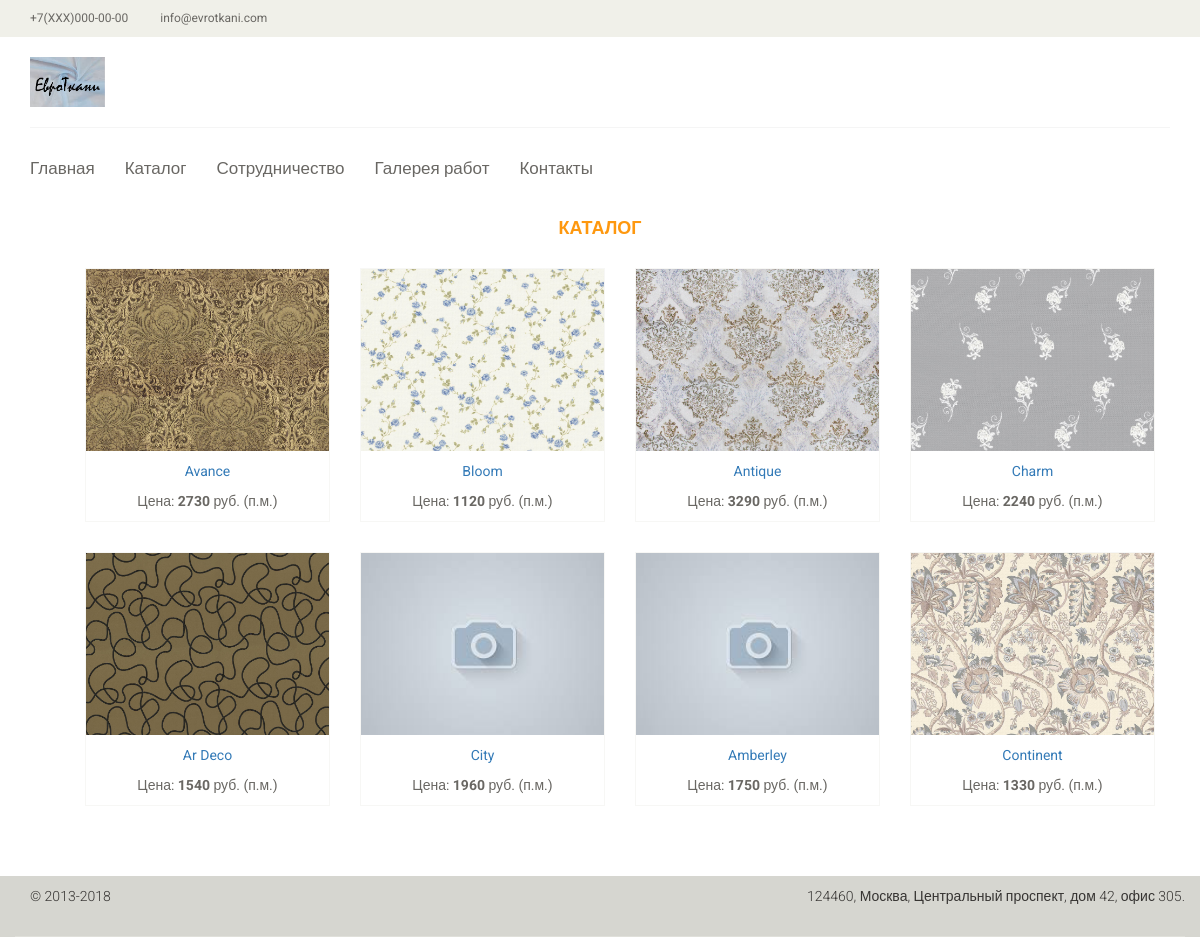
Screenshot of /catalog.php with the database file from the repository.
### tables this page shows
CREATE TABLE `espocada` (
  `id` int(1) DEFAULT NULL,
  `brand` varchar(8) DEFAULT NULL,
  `collection` varchar(9) DEFAULT NULL,
  `image` varchar(11) DEFAULT NULL,
  `priceEu` int(2) DEFAULT NULL
);

### catalog.php (the view, shortened to what this page needs)
<?php
include 'db_connect.php';
include 'header.php';
$Eu=70;
?>
<!DOCTYPE html>
<html lang="en">
<head>
</head>
<body>
    <section>
		<div class="container">
			<div class="row">
				<div class="col-sm-12 padding-right">
					<div class="features_items">
						<h2 class="title text-center">Каталог</h2>
<ul id="block_tovar_grid">
<?php
$result = mysqli_query($link, 'SELECT * FROM espocada');
if(mysqli_num_rows($result)>0){
$row = mysqli_fetch_array($result);
}
do
{if($row["image"]!=""&& file_exists('images/catalog/'.$row["image"]))
      {
        $img_path='images/catalog/'.$row["image"];
        }
 else {
     $img_path="images/noimage.jpg";
 }
echo '
<li>
<div class="col-sm-3">
							<div class="product-image-wrapper">
								<div class="single-products">
										<div class="productinfo text-center">
<div class="block_tovar_grid">
<p><img src="'.$img_path.'"/></p>
</div>
<p class=style_tovar_grid"><a href="">'.$row["collection"].'</a></p>
<p class="style_price_grid">Цена: <strong>'.$row["priceEu"]*$Eu.'</strong> руб. (п.м.)</p>
<div class="mini-features">
</div></div></div>
</li>
   ';
}
while ($row = mysqli_fetch_array($result));
?>
</ul>                                </div>
                                </div>
                        </div>
                    <div class="row">
                        <br><br>
                    </div>
                </div>
    </section>
<?php include 'footer.php';?>

### header.php (shortened to what this page needs)
<!DOCTYPE html>
<html>
<head>
  <link rel="stylesheet" href="css/main_1.css" />
    <link rel="stylesheet" href="https://maxcdn.bootstrapcdn.com/bootstrap/3.3.7/css/bootstrap.min.css"
<script src="https://code.jquery.com/jquery-3.3.1.min.js"></script>
<link rel="stylesheet" href="https://cdn.jsdelivr.net/gh/fancyapps/fancybox@3.5.2/dist/jquery.fancybox.min.css" />
</head>
<body>
      	<header id="header">
		<div class="header_top">
			<div class="container">
				<div class="row">
					<div class="col-sm-6">
						<div class="contactinfo">
							<ul class="nav nav-pills">
								<li><a href="#"><i class="fa fa-phone"></i> +7(XXX)000-00-00 </a></li>
								<li><a href="#"><i class="fa fa-envelope"></i> info@evrotkani.com</a></li>
							</ul>
						</div>
					</div>
				</div>
			</div>
		</div>
                <div class="header-middle">
			<div class="container">
				<div class="row">
					<div class="col-sm-4">
						<div class="logo pull-left">
                                                    <a href=""><img src="images/logo.png" alt="" width="75px"/></a>
						</div>
					</div>
					<div class="col-sm-8">
						<div class="social-icons pull-right">
							<ul class="nav navbar-nav">
								<li><a href="#"><i class="fa fa-facebook"></i></a></li>
								<li><a href="#"><i class="fa fa-twitter"></i></a></li>
								<li><a href="#"><i class="fa fa-linkedin"></i></a></li>
								<li><a href="#"><i class="fa fa-vk"></i></a></li>
								<li><a href="#"><i class="fa fa-google-plus"></i></a></li>
							</ul>
						</div>
					</div>
					</div>
				</div>
			</div>
		<div class="header-bottom">
			<div class="container">
				<div class="row">
					<div class="col-sm-9">
						<div class="mainmenu pull-left">
							<ul class="nav navbar-nav collapse navbar-collapse">
								<li><a href="index.php" >Главная</a></li>
                                                                <li class="active"><a href="catalog.php">Каталог</a>
                                </li>
								<li class="active"><a href="collaboration.php">Сотрудничество</a>
                                </li>
								<li><a href="galery.php">Галерея работ</a></li>
								<li><a href="">Контакты</a></li>
							</ul>
						</div>
					</div>
				</div>
			</div>
		</div>
	</header>

### footer.php
	<footer id="footer">
            <div class="footer-top">
                   <div class="footer-bottom">
			<div class="container">
				<div class="row">
					<p class="pull-left">© 2013-2018</p>
					<p class="pull-right">124460, Москва, Центральный проспект, дом 42, офис 305.</p>
				</div>
			</div>
		</div>
		</div>
	</footer>
</body>
        </html>

### css/main_1.css (style rules this page uses)
body { font-family: 'Roboto', sans-serif; background:; position: relative; font-weight:400px; }
ul li { list-style: none; }
a { -webkit-transition: 300ms; -moz-transition: 300ms; -o-transition: 300ms; transition: 300ms; }
h1, h2, h3, h4, h5, h6 { font-family: 'Roboto', sans-serif; }
.header_top { background: none repeat scroll 0 0 #F0F0E9; }
.contactinfo ul li:first-child { margin-left: -15px; }
.contactinfo ul li a { font-size: 12px; color: #696763; font-family: 'Roboto', sans-serif; }
.social-icons ul li a { border: 0 none; border-radius: 0; color: #696763; padding:0px; }
.social-icons ul li { display:inline-block; }
.social-icons ul li a i { padding: 11px 15px; transition: all 0.9s ease 0s; -moz-transition: all 0.9s ease 0s; -webkit-transition: all 0.9s ease 0s; -o-transition: all 0.9s ease 0s; }
.header-middle .container .row { border-bottom: 1px solid #f5f5f5; margin-left: 0; margin-right: 0; padding-bottom: 20px; padding-top: 20px; }
.header-middle .container .row .col-sm-4 { padding-left: 0; }
.header-middle .container .row .col-sm-8 { padding-right:0; }
.header-bottom { padding-bottom: 30px; padding-top: 30px; }
.navbar-collapse.collapse { padding-left: 0; }
.mainmenu ul li { padding-right: 15px; padding-left: 15px; }
.mainmenu ul li:first-child { padding-left: 0px; }
.mainmenu ul li a { color: #696763; font-family: 'Roboto', sans-serif; font-size: 17px; font-weight: 300; padding: 0; padding-bottom: 10px; }
#footer { background: #F0F0E9; }
.footer-top .container { border-bottom: 1px solid #E0E0DA; padding-bottom: 20px; }
.footer-bottom { background: #D6D6D0; padding-top: 10px; }
.footer-bottom p { color: #363432; font-family: 'Roboto', sans-serif; font-weight: 300; margin-left: 15px; }
h2.title:before { content: " "; position: absolute; background: #fff; bottom: -6px; width: 220px; height: 30px; z-index: -1; left: 50%; margin-left: -110px; }
.features_items { overflow:hidden; }
h2.title { color: #FE980F; font-family: 'Roboto', sans-serif; font-size: 18px; font-weight: 700; margin: 0 15px; text-transform: uppercase; margin-bottom: 30px; position: relative; }
.product-image-wrapper { border:1px solid #F7F7F5; overflow: hidden; margin-bottom:30px; }
.single-products { position: relative; }
.productinfo p { font-family: 'Roboto', sans-serif; font-size: 14px; font-weight: 400; color: #696763; }
.productinfo img { width: 100%; }
.productinfo { position:relative; }

### rows the page displays
espocada: image (picture), collection "Avance", $row['priceEu']*$Eu "2730"
espocada: image (picture), collection "Bloom", $row['priceEu']*$Eu "1120"
espocada: image (picture), collection "Antique", $row['priceEu']*$Eu "3290"
espocada: image (picture), collection "Charm", $row['priceEu']*$Eu "2240"
espocada: image (picture), collection "Ar Deco", $row['priceEu']*$Eu "1540"
espocada: collection "City", $row['priceEu']*$Eu "1960"
espocada: collection "Amberley", $row['priceEu']*$Eu "1750"
espocada: image (picture), collection "Continent", $row['priceEu']*$Eu "1330"
